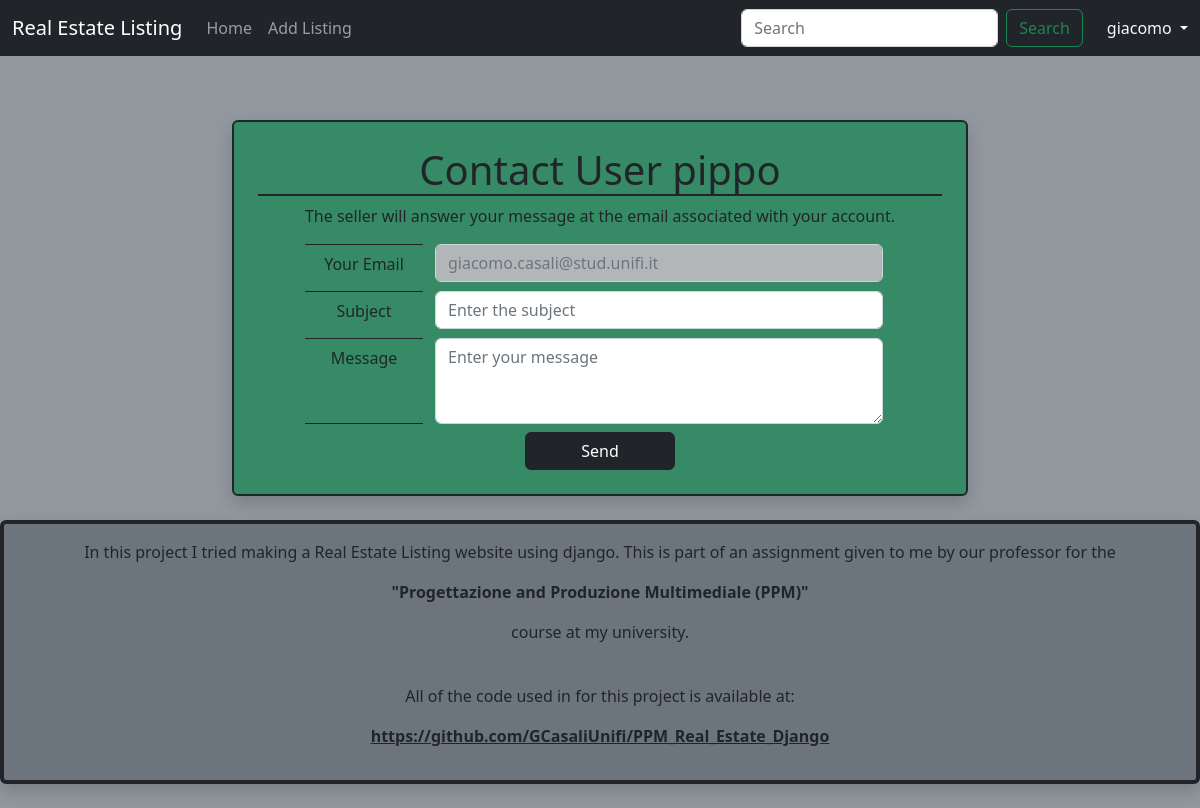
Screenshot of /accounts/profile/4/contact_profile (signed in) with the database file from the repository.
### accounts/models.py (models this page shows, shortened)
class CustomUser(AbstractUser):
    email = models.EmailField(validators=[EmailValidator(message='Please enter a valid email address.')], unique=True, blank=False, null=False)
    phone_number = models.CharField(max_length=20, null=True, blank=True)
    date_of_birth = models.DateField(null=True, blank=True)
    address = models.CharField(max_length=100, null=True, blank=True)
    profile_picture = models.ImageField(upload_to=user_image_directory_path, blank=True, null=True)

### accounts/views.py (the view, shortened to what this page needs)
# urls.py: path("profile/<int:pk>/contact_profile", ContactProfileView.as_view(), name="contact_profile"),
class ContactProfileView(LoginRequiredMixin, TemplateView):
    template_name = "contact_profile.html"
    success_url = reverse_lazy("success_page")
    def get_context_data(self, **kwargs):
        context = super().get_context_data(**kwargs)
        user_pk = self.kwargs.get('pk')
        contacted_user = get_object_or_404(CustomUser, pk=user_pk)
        context['contacted_user_pk'] = user_pk
        context['contacted_user'] = contacted_user.username
        return context

### templates/contact_profile.html (shortened to what this page needs)
{% extends "base.html" %}
{% block content %}
<div class="container mt-5 mb-2">
    <div class="row justify-content-center">
        <div class="col-md-8">
            <div class="bg-success bg-opacity-75 text-center p-4 border border-2 border-dark rounded shadow">
                <h1 class="border-bottom border-2 border-dark">Contact User {{ contacted_user }}</h1>
                <p>The seller will answer your message at the email associated with your account.</p>
                <form method="post" action="{% url 'contact_seller' contacted_user_pk %}">
                    <div class="form-group row justify-content-center mb-2">
                        <label for="email" class="col-md-2 col-form-label border-top border-1 border-dark">Your Email</label>
                        <div class="col-md-8">
                            <input type="email" style="background-color: #b3b6b8" class="form-control text-secondary" id="email" name="email" placeholder="Email" value="{{user.email}}" disabled>
                        </div>
                    </div>
                    <div class="form-group row justify-content-center mb-2">
                        <label for="subject" class="col-md-2 col-form-label border-top border-1 border-dark">Subject</label>
                        <div class="col-md-8">
                            <input type="text" class="form-control text-dark" id="subject" placeholder="Enter the subject">
                        </div>
                    </div>
                    <div class="form-group row justify-content-center mb-2">
                        <label for="message" class="col-md-2 col-form-label border-top border-bottom border-1 border-dark">Message</label>
                        <div class="col-md-8">
                            <textarea class="form-control" id="message" rows="3" placeholder="Enter your message"></textarea>
                        </div>
                    </div>
                    <div class="form-group row justify-content-center">
                        <div class="col-md-8">
                            <button type="submit" class="btn btn-dark col-md-4">Send</button>
                        </div>
                    </div>
                </form>
            </div>
        </div>
    </div>
</div>
{% endblock %}

### templates/base.html (shortened to what this page needs)
<!DOCTYPE html>
<html>
<head>
    <link href="https://cdn.jsdelivr.net/npm/bootstrap@5.2.3/dist/css/bootstrap.min.css" rel="stylesheet"
>
</head>
<body class="bg-secondary bg-opacity-75">
<nav class="navbar navbar-expand-md navbar-dark fixed-top bg-dark">
    <div class="container-fluid">
        <a class="navbar-brand" href="{% url 'home' %}">Real Estate Listing</a>
        <div class="collapse navbar-collapse" id="navbarCollapse">
            <ul class="navbar-nav me-auto mb-2 mb-md-0">
                <li class="nav-item">
                    <a class="nav-link" aria-current="page" href="{% url 'home' %}">Home</a>
                </li>
                {% if user.is_authenticated %}
                <li class="nav-item">
                    <a class="nav-link" href="{% url 'listing_create' %}">Add Listing</a>
                </li>
                {% endif %}
            </ul>
            <form class="d-flex" role="search" action="{% url 'search' %}">
                <input class="form-control me-2" type="search" name="search" placeholder="Search" aria-label="Search">
                <button class="btn btn-outline-success me-4" type="submit">Search</button>
            </form>
            {% if user.is_authenticated %}
            <div class="dropdown navbar-dark text-end">
                <a href="#" class="d-block link-light text-decoration-none dropdown-toggle" id="dropdownUser1"
                   data-bs-toggle="dropdown" aria-expanded="false">
                    {{ user.username }}
                </a>
            </div>
            {% else %}
            <div class="text-end">
                <a href="{% url 'login' %}" class="btn btn-outline-success me-2">
                    Log In</a>
                <a href="{% url 'signup' %}" class="btn btn-success">Sign Up</a>
            </div>
            {% endif %}
        </div>
    </div>
</nav>
<main>
    <div class="container-fluid pt-5 mt-4">
        {% block content %}
        {% endblock content %}
    </div>
</main>
</body>
<footer class="py-3 my-4 bg-secondary border border-4 border-dark shadow rounded">
    <p class="text-center text-body-secondary">In this project I tried making a Real Estate Listing website
        using django. This is part of an assignment given to me by our professor for
        the
    </p>
    <p class="text-center text-body-secondary">
        <strong>"Progettazione and Produzione Multimediale (PPM)" </strong></p>
    <p class="text-center text-body-secondary">
        course at my university.
    </p>
    <br>
    <p class="text-center text-body-secondary">All of the code used in for this project is available at:</p>
    <p class="text-center">
        <a class="text-dark" href="https://github.com/GCasaliUnifi/PPM_Real_Estate_Django">
            <strong>https://github.com/GCasaliUnifi/PPM_Real_Estate_Django</strong>
        </a>
    </p>
</footer>
</html>

### rows the page displays
CustomUser: username "giacomo", email "giacomo.casali@stud.unifi.it"
CustomUser: username "pippo"
